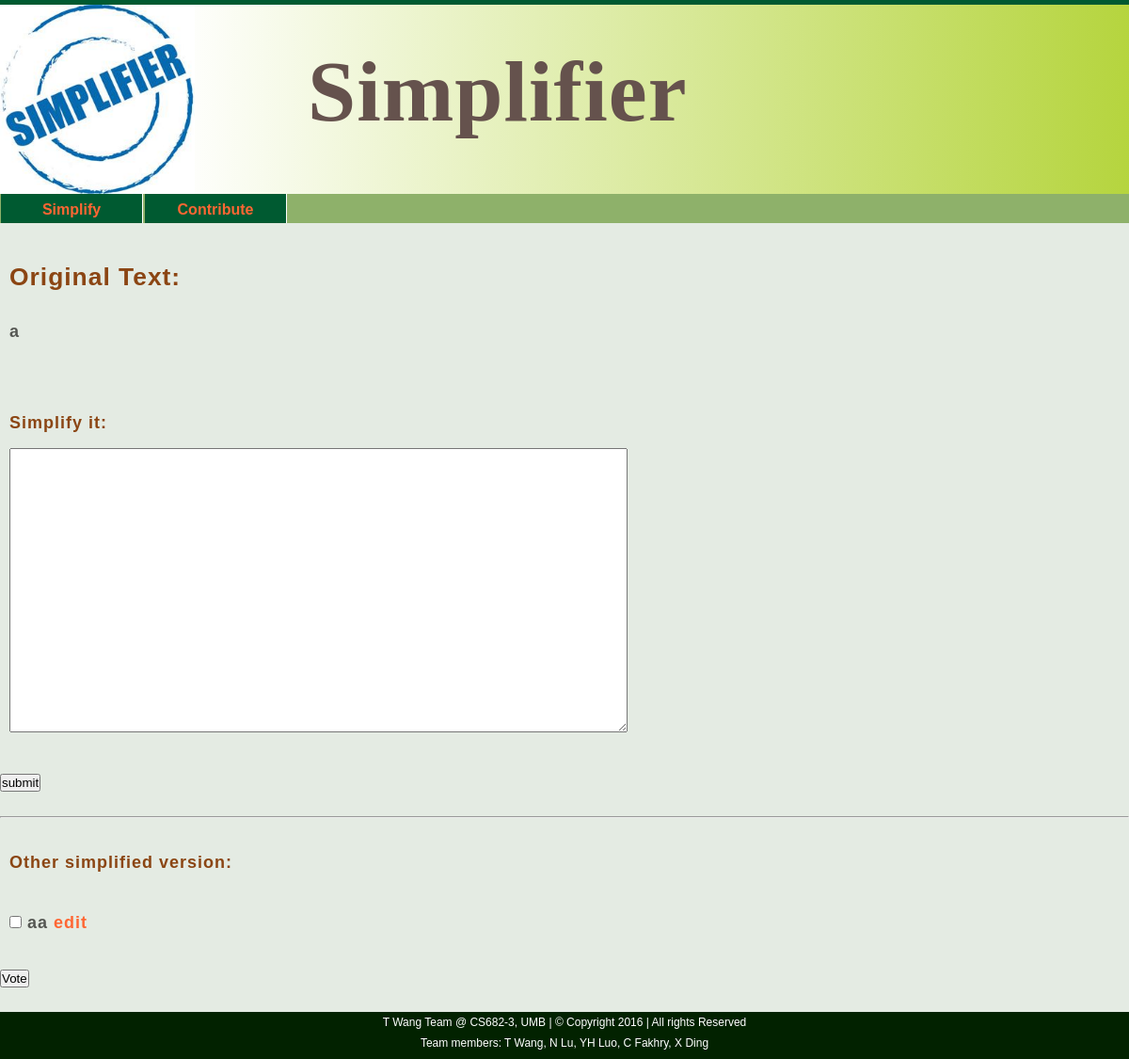
Page /add_simp/1/ on the earlier database version.
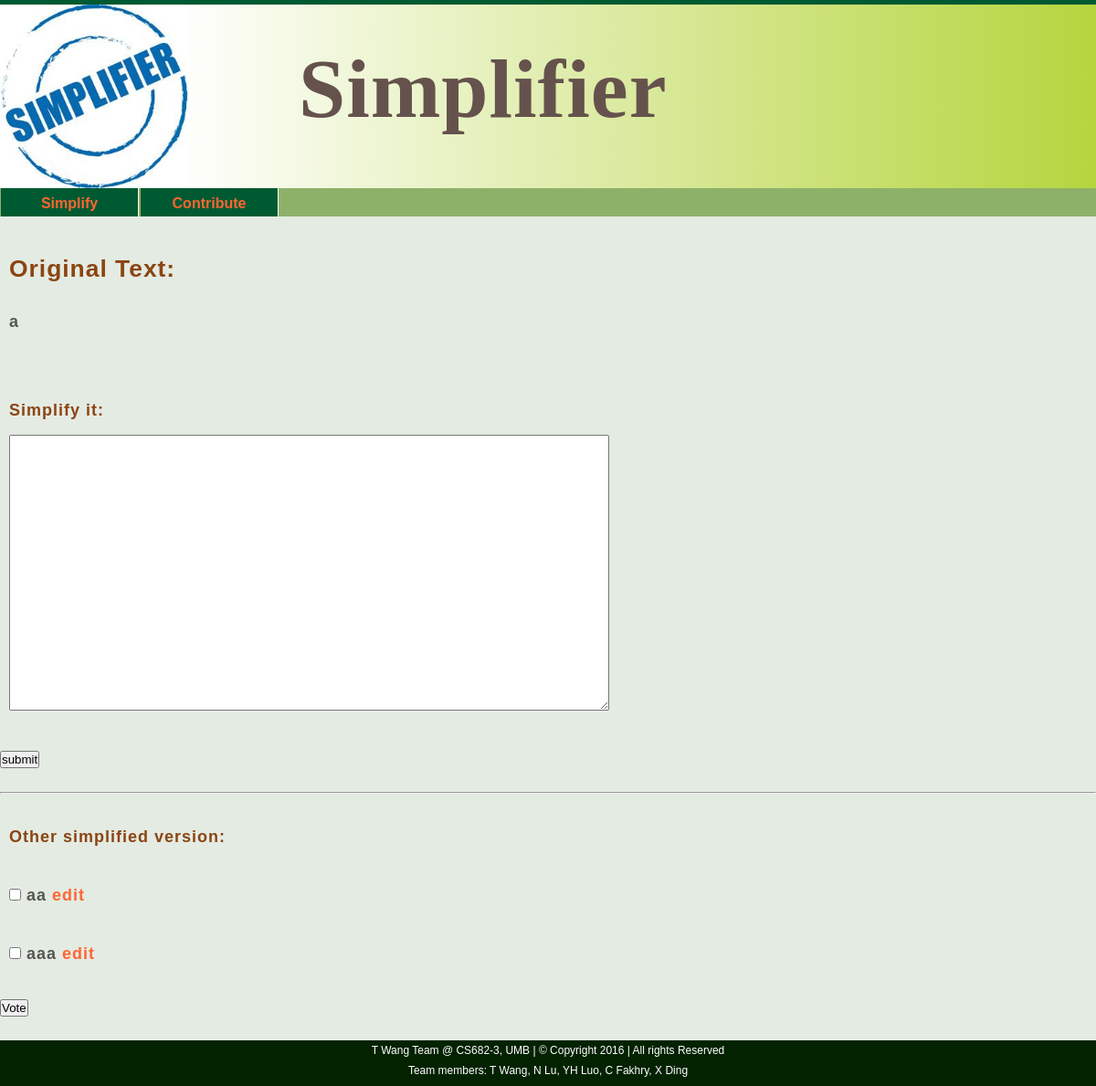
Same page on the later database version.
### translate/models.py (models this page shows, shortened)
class Simple(models.Model):
    hard = models.ForeignKey(Original, on_delete=models.CASCADE)
    simple_text = models.TextField()

### translate/views.py (the view)
# urls.py: url(r'^add_simp/(?P<pk>\d+)/$', views.add_simp, name='add_simp'),
def add_simp(request, pk):
    orig = Original.objects.get(pk=pk)
    form = SimpForm()
    results = Simple.objects.filter(hard=pk)
    if request.method =="POST":
        if 'simple_text' in request.POST and request.POST["simple_text"]:
            simple_text = request.POST.get("simple_text")
            save_form = SimpForm(request.POST)
            if save_form.is_valid():
                simp = save_form.save(commit=False)
                simp.simple_text = simple_text
                simp.hard = orig
                simp.save()
                return render(request, 'add_simp.html', {'results': results, 'orig' : orig, 'form': form })
        elif 'votes' in request.POST and request.POST["votes"]:
            votes = request.POST.getlist("votes")
            for vote in votes:
                vote_form = VoteForm()
                simple=Simple.objects.get(hard=orig, simple_text=vote)
                try:
                    v = Vote.objects.get(hard=orig, simple=simple)
                    v.votes += 1
                    v.save()
                except Vote.DoesNotExist:
                    v = vote_form.save(commit=False)
                    v.hard=orig
                    v.simple=simple
                    v.votes=1
                    v.save()
            vote_result = Vote.objects.get(hard=orig, simple=simple)
            return render(request, 'add_simp.html', {'results': results, 'orig' : orig, 'form': form})
        else:
            return render(request, 'add_simp.html', {'results': results, 'orig' : orig, 'form': form})
    else:
        return render(request, 'add_simp.html', {'results': results, 'orig' : orig, 'form': form})

### translate/forms.py
class SimpForm(forms.ModelForm):
    simple_text = forms.CharField(widget=forms.Textarea(attrs={'rows':20, 'cols':80}), label='')
    class Meta:
        model = Simple
        exclude = ('hard',)

### templates/add_simp.html
{% extends 'base.html' %}
{% block content %} <br/>
<h1 id="h1_contribute">Original Text:</h1><br/><br/>
<h2>{{ orig.hard_text }}</h2><br/>
<form method="POST" >{% csrf_token %}
    <label for="id_simple_text"><h2 id="h3_color">Simplify it:</h2></label>
    {{ form.as_p }}<br/>
    <input type="submit" value="submit"  />
</form><br /><HR/>
{% if results %}
<form name="vote for results" method="POST" >{% csrf_token %}
    <label for="vote"><h2 id="h3_color">Other simplified version:</h2></label>
    {% for result in results %}
    <h3><input type="checkbox" value={{ result.simple_text }} name="votes" id="vote">  {{ result.simple_text }}   </input><a href="{% url 'edit_simp' pk=result.id %}">edit</a></h3>
    {% endfor %}
    <br/>
    <input type="submit" value="Vote" />
</form>
{% endif %}
<br/>
{% endblock content %}

Differences in the rows shown:
added Simple: simple_text "aaa"
